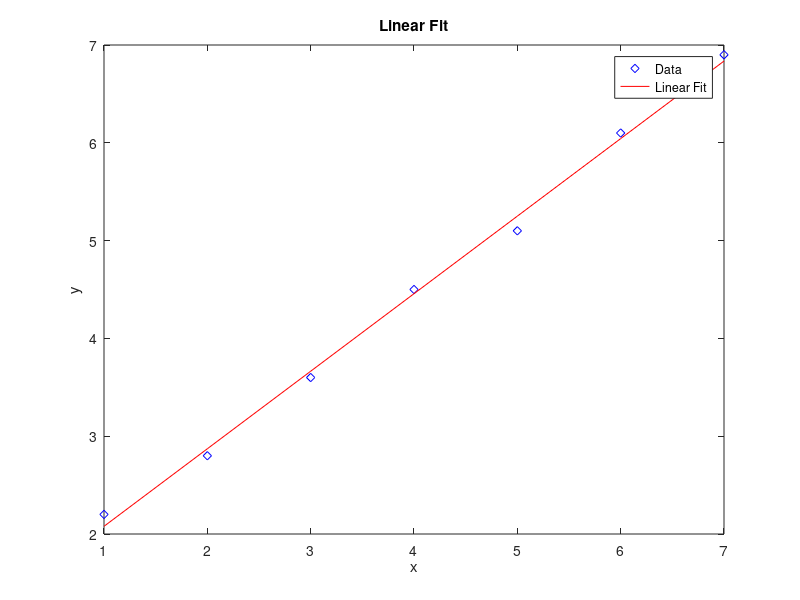
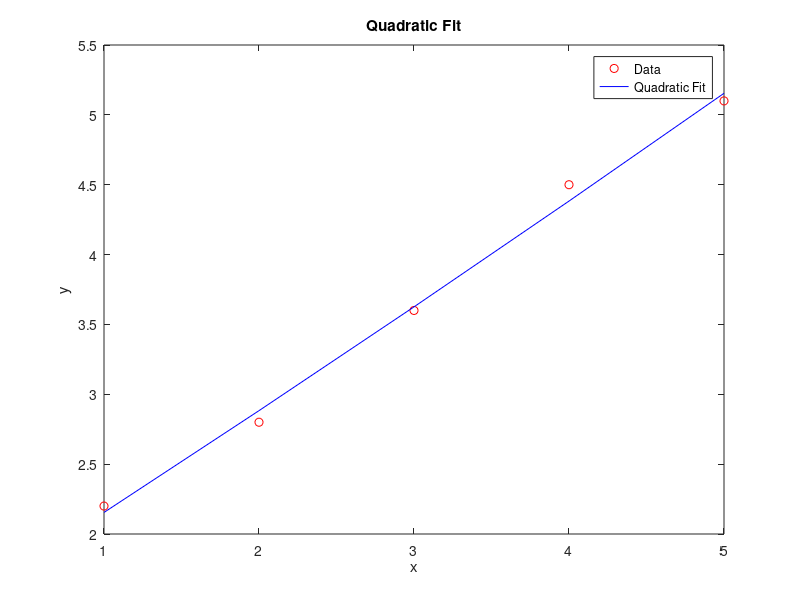
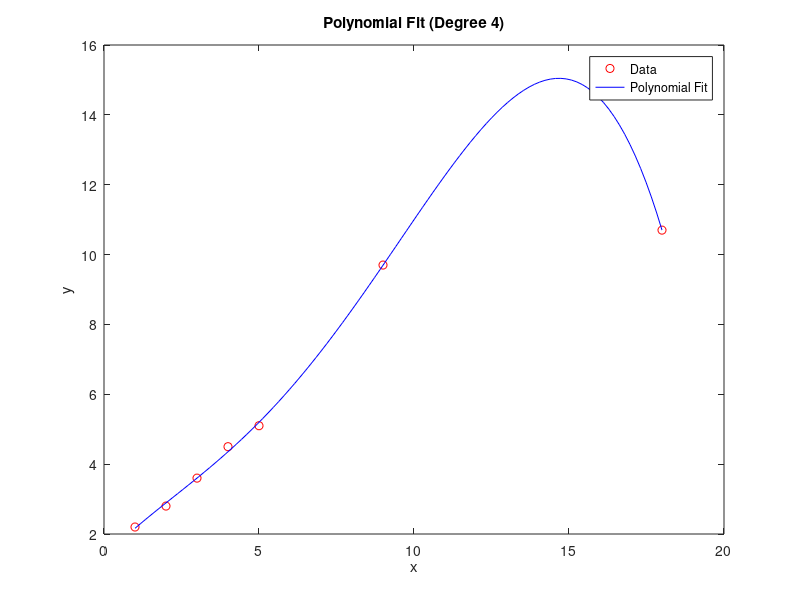
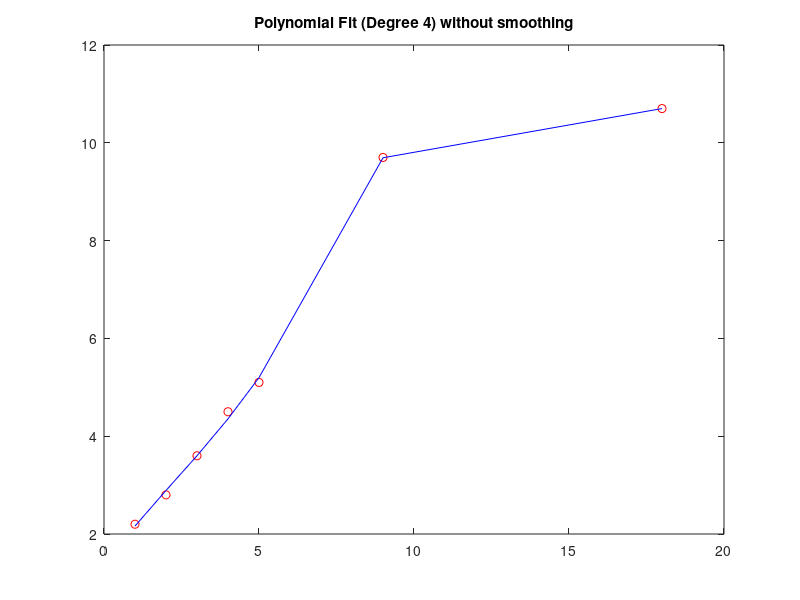

Source code (MATLAB) for these figures, in order: (Note: this script raises an error after producing the figures.)
%%  Week 7
%% Linear Fit

% Define the vectors x and y
x = [1, 2, 3, 4, 5, 6, 7];
y = [2.2, 2.8, 3.6, 4.5, 5.1, 6.1, 6.9];

% Perform linear fit
coeffs = polyfit(x, y, 1);

% Evaluate the polynomial at the given x points
y_fit = polyval(coeffs, x);

figure;
plot(x, y, 'bd', x, y_fit, 'r-');
title('Linear Fit');
xlabel('x');
ylabel('y');
legend('Data', 'Linear Fit');
% Display the coefficients: ax+b
disp(coeffs)
%% Quadratic Fit

% Define the vectors x and y
x = [1, 2, 3, 4, 5];
y = [2.2, 2.8, 3.6, 4.5, 5.1];

% Perform quadratic fit, the last parameter of polyfit is 2
% you get coeffs as a vector of 1*3
coeffs = polyfit(x, y, 2);

% Evaluate the polynomial at the given x points
y_fit = polyval(coeffs, x);

figure;
plot(x, y, 'ro', x, y_fit, 'b-');
title('Quadratic Fit');
xlabel('x');
ylabel('y');
legend('Data', 'Quadratic Fit');
% Display the coefficients: ax^2+bx+c
disp(coeffs)
%% Higher Degree Polynomial Fit

% Define the vectors x and y
x = [1, 2, 3, 4, 5, 9, 18];
y = [2.2, 2.8, 3.6, 4.5, 5.1, 9.7, 10.7];

% Perform quadratic fit, the last parameter of polyfit is 4
% you get coeffs as a vector of 1*5
coeffs = polyfit(x, y, 4);

% Generate a finer x vector for a smoother fit curve
x_fine = linspace(min(x), max(x), 100);
y_fit = polyval(coeffs, x_fine);

figure;
plot(x, y, 'ro', x_fine, y_fit, 'b-');
title('Polynomial Fit (Degree 4)');
xlabel('x');
ylabel('y');
legend('Data', 'Polynomial Fit');
% Display the coefficients
disp(coeffs)
%%
% Since x has too fewer datapoints, 
% and the 4th order curve is not obvious
figure;
plot(x, y, 'ro', x, polyval(coeffs, x), 'b-');
title('Polynomial Fit (Degree 4) without smoothing');
%% Linear Fit and Error Analysis

% Define the vectors x and y
x = [1, 2, 3, 4, 5];
y = [2.2, 2.8, 3.6, 4.5, 5.1];

% Perform linear fit
coeffs = polyfit(x, y, 1);

% Evaluate the polynomial at the given x points
y_fit = polyval(coeffs, x);

% Calculate R-squared value
SSE = sum((y - y_fit).^2); % or SSE = sum((y - y_fit).*(y - y_fit));
SST = sum((y - mean(y)) .^2); % or SST = sum((y - mean(y)).*(y - mean(y)));
rSquared = 1 - (SSE / SST);
%% Plot in a fancy way! 

% Calculate errors
AbsoluteError = abs(y - y_fit);

% Create a 2x2 subplot
figure;
subplot(2, 2, 1);
plot(x, y, 'ro', x, y_fit, 'b-');
title('Linear Fit');
xlabel('x');
ylabel('y');
legend('Data', 'Linear Fit');

subplot(2, 2, 2);
% this is just display two coeffs in a sub-plot
text(0.1, 0.5, sprintf('Slope: %.2f\nIntercept: %.2f', coeffs(1), coeffs(2)), 'FontSize', 12);
axis off;
title('Coefficients');

subplot(2, 2, 3);
plot(x, AbsoluteError, 'ko-');
title('Absolute Error');
xlabel('x');
ylabel('Absolute Error');

subplot(2, 2, 4);
% this is just display two coeffs in a sub-plot
text(0.1, 0.5, sprintf('R^2: %.4f\n', rSquared), 'FontSize', 12);
axis off;
title('Error Analysis');
%% Find where the maximum error is 

AbsoluteError = abs(y - y_fit);
[maxerror, maxloc] = max(AbsoluteError)
%% 
% Use |gtext| function to put that information on the graph

figure;
plot(x, y, 'ro', x, y_fit, 'b-');
gtext(['The maximum error is ', num2str(maxerror), ' at index=', num2str(maxloc)])
%% Error Analysis of High-order Fit and Predict Value

% Define the vectors x and y
x = [1, 2, 3, 4, 5, 9, 18];
y = [2.2, 2.8, 3.6, 4.5, 5.1, 9.7, 10.7];

% Perform quadratic fit, the last parameter of polyfit is 4
% you get coeffs as a vector of 1*5
coeffs = polyfit(x, y, 4);

% To analyze error, you have to stick to original x
y_fit = polyval(coeffs, x);

figure;
plot(x, y, 'ro', x, y_fit, 'b-');
title('Polynomial Fit (Degree 4 without smoothing)');
xlabel('x');
ylabel('y');
legend('Data', 'Polynomial Fit');
SSE = sum((y - y_fit).^2); % or SSE = sum((y - y_fit).*(y - y_fit));
SST = sum((y - mean(y)) .^2); % or SST = sum((y - mean(y)).*(y - mean(y)));
rSquared = 1 - (SSE / SST);
disp(rSquared)
%% 
% Use this new curve to predict a value at x=16

% Method 1: y = ax^4+bx^3+cx^2+dx+e
x0 = 16;
predicted_y = coeffs(1)*(x0)^4+coeffs(2)*(x0)^3+coeffs(3)*(x0)^2+coeffs(4)*(x0)^1+coeffs(5)*(x0)^0;
disp(predicted_y)
%Method 2: polyval is not only for a whole vector but for a single value
method2_predicted_y = polyval(coeffs, x0);
disp(method2_predicted_y)
%% Practice |gtext| again

figure;
plot(x, y, 'ro', x, y_fit, 'b-');
gtext(['The predicted y at x=', num2str(x0), ' is ', num2str(method2_predicted_y)])
%% Review: HW9 Trace Problem

% Main Program
x=[0 1 4 5 3 2 0 3 5 4 1 0];
a=0;
c=5;
num=0;
%Loops
for i=2:2:length(x)-1
    b=7;
    switch x(i)
        case 4
            x(b)=99;
            disp(x)
            h=mod(i,2)
        case 1
            summing=0;
            while b<=10
                summing=summing+b;
                b=b+1;
            end
            disp(['Summing is ',num2str(summing)])
            disp(['Result is ',num2str(floor(x(i)/2))])
        otherwise
            [a,b,c]=Fun3(a,b,c,i);
            disp(['a is ', num2str(a), ' b is ',num2str(b), ' c is ',num2str(c)])
    end
    num=num+1;
end
disp(['num is ',num2str(num)])
disp(['i is ',num2str(i)])

%%%%%%%%%%%%%Function%%%%%%%%%%%%%%
function [c,a,b]=Fun3(c,a,b,i)
    x=[1 2 3 4 5 6 7 8];
    if i==2
        c = x(i/2);
    end
    b=a+b+c;
    a=x(1)+c;
    c=3;
end
%% Review: HW8 Trace Problem

% Main Program
disp(((15-3+2*4)/5)^2-2^3)
disp(6-10*2/2^2)

num_loops=0;
main1=-5;

for i = 5:3:16
    x = 10-i;
    y = 2*i;
    main1 = main1+confuse1(i,x,y);
    num_loops=num_loops+1;
end

disp(['num loops: ',num2str(num_loops)])
disp(['main1: ',num2str(main1)])

%%%%%%%%%%%%%Function%%%%%%%%%%%%%%
function temp=confuse1(i,y,x)
    if i > 10
        i=i-10;
    end
    switch (i)
        case {2, 3, 6, 8}
            temp=y-x;
            disp(['case1: i = ',num2str(i)])
            disp(['output = ',num2str(temp)])
        case {0, 4, 5, 7}
            temp=x-y;
            disp(['case2: i = ',num2str(i)])
            disp(['output = ',num2str(temp)])
        otherwise
            temp=x+y;
            disp(['otherwise: i = ',num2str(i)])
            disp(['output = ',num2str(temp)])
    end
end
%% Review: HW7 (problem 3) Trace Problem

% Main Program
A=[2,4,6,8];
B=[1,3,5,7];

string1='Oh my what a beautiful day';
string2='my life is wonderful';

for i=1:6
    switch i
        case 2
            output=funFunction(string1,1,A(3)-1);
        case 1
            output=round((sum(B))/4);
        case 5
            output='I want';
        case 3
            output=min(B);
        case 4
            output=funFunction(string2,1,A(4));
        otherwise
            output='engineering';
    end
    disp(output)
end

%%%%%%%%%%%%%Function%%%%%%%%%%%%%%
function [done]=funFunction(array,x,y)
    if x < 1
        done=sum(array);
    else
        for i=x:1:y
            if (i == 1)
                done=[];
            elseif i>3
                done=[done,array(i)];
            end
        end
    end
end
%% Review: HW6 Trace Problem

% Main Program
x=[2, 1, 7, 0, 6, 1, 3, 3, 8];
y=[-1, 2, 0, 4, 2, 7, 2, -1, 4];
temp= [1,4,2,3,0,6,3,8,1,10];
num_loops=0;

for i = 1:2:10
    m = temp(i)
    MyArray(i) = confusion(m, x, y) ;
    num_loops=num_loops+1;
end

disp (['num loops: ', num2str(num_loops)])
disp (['main1: ',num2str(sum(MyArray))])

%%%%%%%%%%%%%Function%%%%%%%%%%%%%%
function temp=confusion (i,y,x)
    switch (i)
        case {2, 5, 8, 11}
            temp=((12-4^2*3)/2)+i^2;
            disp(['temp = ', num2str(temp)])
            temp=ceil(temp);
        case {0, 3, 6, 10}
            temp=median(x);
            disp(['temp = ', num2str(temp)])
        otherwise
            temp=y(i)/x(i);
            disp(['temp = ', num2str(temp)])
    end
end